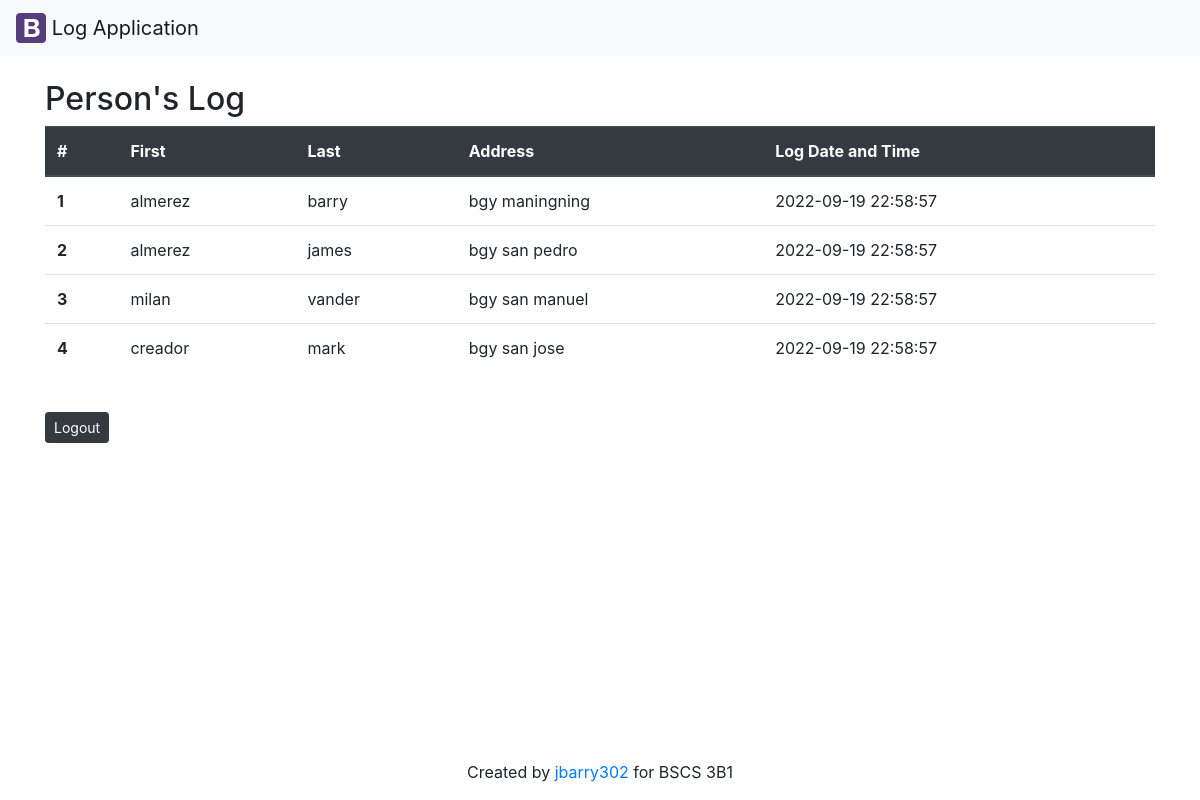
/guestbook-list.php, run on the app's committed database.
### tables this page shows
CREATE TABLE `person` (
  `uid` int(11) NOT NULL,
  `first_name` text NOT NULL,
  `last_name` text NOT NULL,
  `address` text NOT NULL,
  `logdt` text DEFAULT current_timestamp()
);

### guestbook-list.php (the view, shortened to what this page needs)
<?php
require_once('config/db.php');
$query_str = "SELECT * FROM person";
$query = mysqli_query($conn, $query_str);
$persons = mysqli_num_rows($query) > 0 ? mysqli_fetch_all($query, MYSQLI_ASSOC) : [];
?>
<?php include('inc/header.php'); ?>
<div class="container">
    <br />
    <h2>Person's Log</h2>
    <table class="table">
        <thead class="thead-dark">
            <tr>
                <th scope="col">#</th>
                <th scope="col">First</th>
                <th scope="col">Last</th>
                <th scope="col">Address</th>
                <th scope="col">Log Date and Time</th>
            </tr>
        </thead>
        <div class="well">
            <tbody>
                <?php foreach ($persons as $person) : ?>
                    <tr>
                        <th scope="row"><?php echo $person['uid']; ?></th>
                        <td><?php echo $person['last_name']; ?></td>
                        <td><?php echo $person['first_name']; ?></td>
                        <td><?php echo $person['address']; ?></td>
                        <td><?php echo $person['logdt']; ?></td>
                    </tr>
                <?php endforeach; ?>
            </tbody>
        </div>
    </table>
    <br />
    <button type="button" class="btn btn-dark btn-sm" onclick="document.location='guestbook-login.php'">Logout</button>
</div>
<?php include('inc/footer.php'); ?>

### inc/header.php (shortened to what this page needs)
<!DOCTYPE html>
<html lang="en">
<head>
  <link rel="stylesheet" href="https://maxcdn.bootstrapcdn.com/bootstrap/4.5.2/css/bootstrap.min.css">
</head>
<body class="d-flex flex-column min-vh-100">
	<?php include('navbar.php'); ?>

### inc/navbar.php
<nav class="navbar navbar-light bg-light">
  <a class="navbar-brand" href="#">
    <img src="img/bootstrap.svg" width="30" height="30" class="d-inline-block align-top" alt="" loading="lazy">
    Log Application
  </a>
</nav>

### inc/footer.php
<footer class="mastfoot mt-auto" style="text-align: center;">
    <div class="inner">
      <p>Created by <a href="https://github.com/jbarry302">jbarry302</a> for BSCS 3B1</p>
    </div>
</footer>
  </body>
</html>

### data on the page
person: uid "1", last_name "almerez", first_name "barry", address "bgy maningning", logdt "2022-09-19 22:58:57"
person: uid "2", last_name "almerez", first_name "james", address "bgy san pedro", logdt "2022-09-19 22:58:57"
person: uid "3", last_name "milan", first_name "vander", address "bgy san manuel", logdt "2022-09-19 22:58:57"
person: uid "4", last_name "creador", first_name "mark", address "bgy san jose", logdt "2022-09-19 22:58:57"
